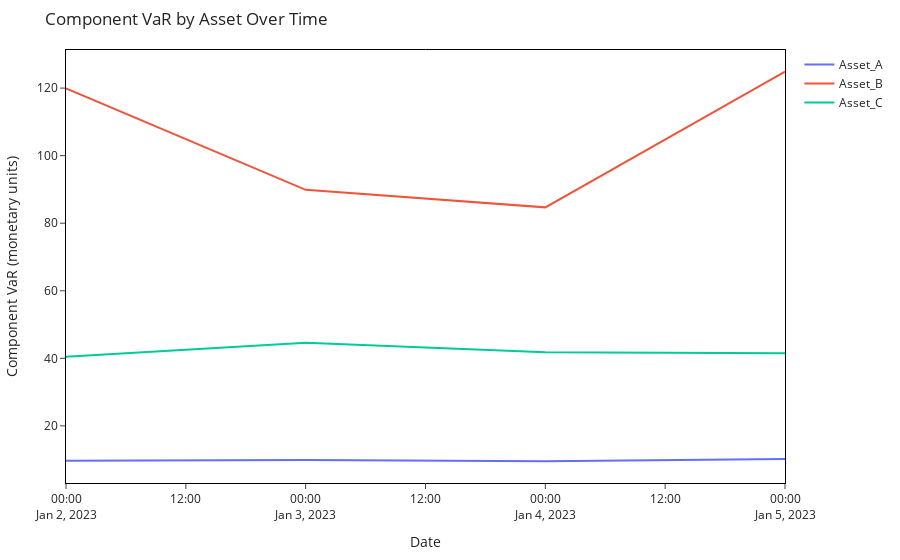

Source (notebook cell):
### Code cell
pv.plot_risk_contribution_lines(component_df)

### Figure 1 — Plotly figure (JSON) as saved in the notebook; plotly's stock layout.template omitted (floating-point values rounded to 4 significant figures)
{"data": [{"hovertemplate": "Date: %{x}<br>Asset_A VaR = %{y:.3f}<extra></extra>", "line": {"color": "#636EFA"}, "mode": "lines", "name": "Asset_A", "type": "scatter", "x": ["2023-01-02T00:00:00", "2023-01-03T00:00:00", "2023-01-04T00:00:00", "2023-01-05T00:00:00"], "y": [9.645, 9.861, 9.49, 10.22]}, {"hovertemplate": "Date: %{x}<br>Asset_B VaR = %{y:.3f}<extra></extra>", "line": {"color": "#EF553B"}, "mode": "lines", "name": "Asset_B", "type": "scatter", "x": ["2023-01-02T00:00:00", "2023-01-03T00:00:00", "2023-01-04T00:00:00", "2023-01-05T00:00:00"], "y": [119.9, 89.89, 84.69, 124.9]}, {"hovertemplate": "Date: %{x}<br>Asset_C VaR = %{y:.3f}<extra></extra>", "line": {"color": "#00CC96"}, "mode": "lines", "name": "Asset_C", "type": "scatter", "x": ["2023-01-02T00:00:00", "2023-01-03T00:00:00", "2023-01-04T00:00:00", "2023-01-05T00:00:00"], "y": [40.44, 44.62, 41.78, 41.48]}], "layout": {"hovermode": "x unified", "margin": {"b": 50, "l": 60, "r": 60, "t": 50}, "paper_bgcolor": "white", "plot_bgcolor": "white", "title": {"text": "Component VaR by Asset Over Time"}, "xaxis": {"linecolor": "black", "linewidth": 1, "mirror": true, "showline": true, "title": {"text": "Date"}}, "yaxis": {"linecolor": "black", "linewidth": 1, "mirror": true, "showline": true, "title": {"text": "Component VaR (monetary units)"}}}}
